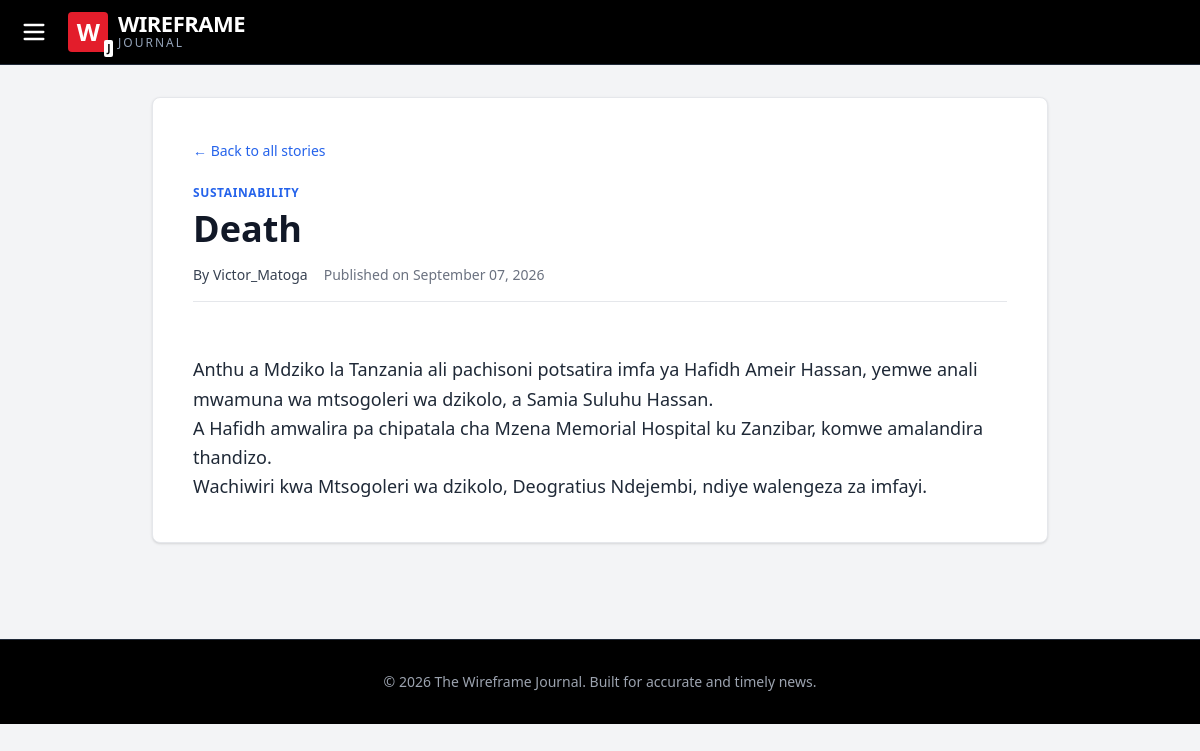
The page /article/death/ on the database its author committed.
### news/models.py (models this page shows, shortened)
class Article(models.Model):
    title = models.CharField(max_length=255)
    slug = models.SlugField(unique=True, blank=True)
    author = models.ForeignKey(User, on_delete=models.CASCADE, related_name='articles')
    category = models.ForeignKey(Category, on_delete=models.CASCADE, related_name='articles')
    featured_image = models.ImageField(upload_to='articles/', blank=True, null=True)
    content = models.TextField()
    summary = models.TextField(max_length=500, help_text="Brief snippet for front-page preview")
    is_published = models.BooleanField(default=True)
    created_at = models.DateTimeField(auto_now_add=True)
    updated_at = models.DateTimeField(auto_now=True)
    class Meta:
        ordering = ['-created_at']

class Category(models.Model):
    name = models.CharField(max_length=100, unique=True)
    slug = models.SlugField(unique=True, blank=True)
    class Meta:
        verbose_name_plural = "Categories"

### news/views.py (the view)
# urls.py: path('article/<slug:slug>/', views.article_detail, name='article_detail'),
def article_detail(request, slug):
    article = get_object_or_404(Article, slug=slug, is_published=True)
    return render(request, 'news/article_detail.html', {'article': article})

### news/templates/news/article_detail.html (shortened to what this page needs)
{% extends 'news/base.html' %}
{% block content %}
<article class="max-w-4xl mx-auto bg-white p-6 md:p-10 rounded-lg shadow border border-gray-200">
    <a href="{% url 'article_list' %}" class="text-blue-600 hover:underline text-sm font-medium mb-4 inline-block">&larr; Back to all stories</a>
    <span class="block text-xs font-semibold text-blue-600 uppercase tracking-wider mt-2">
        {{ article.category.name }}
    </span>
    <h1 class="text-3xl md:text-4xl font-extrabold text-gray-900 mt-2 mb-4 leading-tight">
        {{ article.title }}
    </h1>
    <div class="flex items-center text-sm text-gray-500 mb-6 border-b pb-4">
        <span class="font-medium text-gray-700 mr-4">By {{ article.author.username }}</span>
        <span>Published on {{ article.created_at|date:"F d, Y" }}</span>
    </div>
    <div class="prose max-w-none text-gray-800 text-lg leading-relaxed whitespace-pre-line">
        {{ article.content }}
    </div>
</article>
{% endblock %}

### rows shown on the page
Article: category.name "SUSTAINABILITY", title "Death", author.username "Victor_Matoga", created_at "September 07, 2026", content "Anthu a Mdziko la Tanzania ali pachisoni potsatira imfa ya Hafidh Ameir Hassan, yemwe anali mwamuna wa mtsogoleri wa dzikolo, a Samia Suluhu Hassan. A Hafidh amwalira pa chipatala cha Mzena Memorial Hospital ku Zanzibar, komwe amalandira thandizo. Wachiwiri kwa Mtsogoleri wa dzikolo, Deogratius Ndejembi, ndiye walengeza za imfayi."
